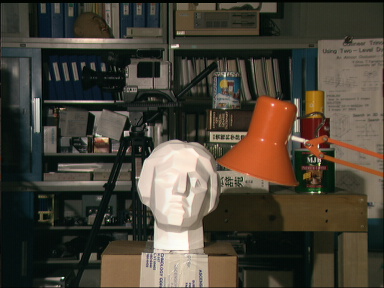
#> input picture tsucuba_left.png, 384 x 288 px
$ jupyter execute task2.ipynb
#> lines starting #> are read from the running program, lines starting #| are printed output that depends on the picture
[cell 1]
import numpy as np
import cv2 as cv

[cell 2]
UBIT = 'pravi'
np.random.seed(sum([ord(a) for a in UBIT]))

[cell 3]
def extract_sift(filepath,output_file):
    img = cv.imread(filepath)
    gray = cv.imread(filepath,0)
    sift = cv.xfeatures2d.SIFT_create()
    kp = sift.detect(gray,None)
    kpimg = cv.drawKeypoints(gray, kp, None, flags=cv.DRAW_MATCHES_FLAGS_DRAW_RICH_KEYPOINTS)
    cv.imwrite(output_file,kpimg)

[cell 4]
extract_sift('tsucuba_left.png','task2_sift1.jpg')
#> in extract_sift, img is the input picture: shape (288, 384, 3); mean B, G, R 54.7, 66.6, 73.2
#> in extract_sift, `kp = sift.detect(gray,None)`: kp = 760 keypoints; strongest (x, y, size): (174, 178, 47.1), (177, 46, 2.7), (126, 133, 3.8), (36, 102, 5.7)

[cell 5]
extract_sift('tsucuba_right.png','task2_sift2.jpg')
#> call 2 of extract_sift, with filepath = 'tsucuba_right.png', output_file = 'task2_sift2.jpg'
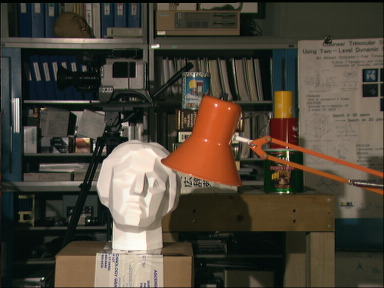
#> input picture tsucuba_right.png, 384 x 288 px
#> in extract_sift, img is the input picture: shape (288, 384, 3); mean B, G, R 55.6, 68.2, 75.9
#> in extract_sift (call 2), `gray = cv.imread(filepath,0)`:
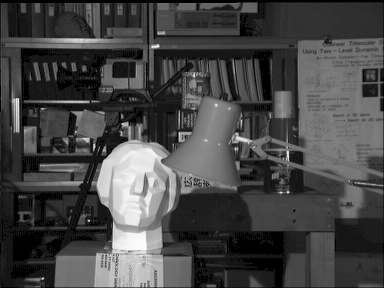
#> gray: shape (288, 384); min 0, max 253, mean 70.3
#> in extract_sift (call 2), `kp = sift.detect(gray,None)`: kp = 764 keypoints; strongest (x, y, size): (94, 146, 1.9), (132, 178, 47.5), (157, 46, 2.7), (288, 153, 2)
#> in extract_sift (call 2), `kpimg = cv.drawKeypoints(gray, kp, None, flags=cv.DRAW_MATCHES_FLAGS_D..`:
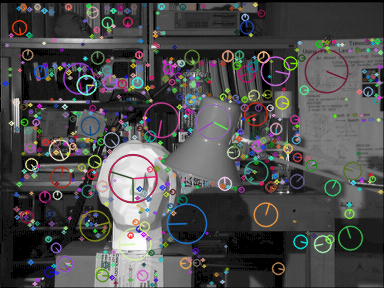
#> kpimg: shape (288, 384, 3); mean of channels 0, 1, 2 76.3, 76.1, 76.8; drawn as B, G, R

[cell 6]
img1 = cv.imread('tsucuba_left.png')
img2 = cv.imread('tsucuba_right.png')
img1_gray = cv.imread('tsucuba_left.png',0)
img2_gray = cv.imread('tsucuba_right.png',0)

sift = cv.xfeatures2d.SIFT_create()
# find the keypoints and descriptors with SIFT
kp1, des1 = sift.detectAndCompute(img1_gray,None)
#> kp1 = 760 keypoints; strongest (x, y, size): (174, 178, 47.1), (177, 46, 2.7), (126, 133, 3.8), (36, 102, 5.7)
kp2, des2 = sift.detectAndCompute(img2_gray,None)
#> kp2 has the same summary as kp in extract_sift

# BFMatcher with default params
bf = cv.BFMatcher()
matches = bf.knnMatch(des1,des2, k=2)
#> matches = 760 matches

# Apply ratio test
good = []
pts1 = []
pts2 = []
for m,n in matches:
    if m.distance < 0.75*n.distance:
        good.append(m)
        pts2.append(kp2[m.trainIdx].pt)
        pts1.append(kp1[m.queryIdx].pt)
#> after the loop, good = 286 matches; pts1 = 286 pairs, first value 30.2 to 377.5, second value 3.59 to 284.5; pts2 = 286 pairs, first value 9.72 to 375.6, second value 3.54 to 284.5

# cv2.drawMatchesKnn expects list of lists as matches.
img3 = cv.drawMatches(img1,kp1,img2,kp2,good,None,flags=2)
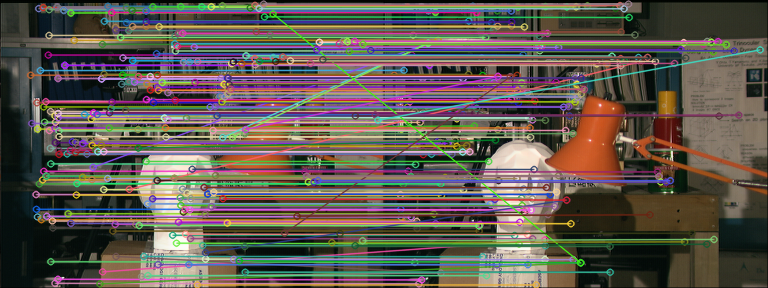
#> img3: shape (288, 768, 3); mean B, G, R 80.5, 88.4, 96.5
cv.imwrite('task2_matches_knn.jpg',img3)
#> Out = True

[cell 7]
pts1 = np.int32(pts1)
#> pts1 = 286 pairs, first value 30 to 377, second value 3 to 284
pts2 = np.int32(pts2)
#> pts2 = 286 pairs, first value 9 to 375, second value 3 to 284

random_pt1 = []
random_pt2 = []
for i in [np.random.randint(0,len(good)-1) for x in range(10)]:
    random_pt1.append(pts1[i])
    random_pt2.append(pts2[i])
#> this loop made 10 passes
#> i on passes 1 to 10: 115, 4, 38, 36, 141, 205, 112, 72, 106, 151
#> after the loop, random_pt1 = [[131, 9], [35, 208], [55, 121], [54, 127], [152, 6], [212, 129], [128, 30], [90, 118], [122, 74], [161, 82]]; random_pt2 = [[112, 10], [16, 208], [35, 121], [34, 127], [133, 6], [181, 130], [108, 29], [72, 118], [98, 74], [137, 82]]

ran_pt1 = np.int32(random_pt1)
#> ran_pt1 has the same summary as random_pt1
ran_pt2 = np.int32(random_pt2)
#> ran_pt2 has the same summary as random_pt2


F, mask = cv.findFundamentalMat(pts1,pts2,cv.FM_RANSAC)
#> F = [[3.88e-06, -0.000228, 0.0441], [0.000242, -1.9e-05, 0.0995], [-0.0458, -0.102, 1]]; mask = 286 values, max 1 at index 0, min 0 at index 4, mean 0.906

# We select only inlier points
pts1 = pts1[mask.ravel()==1]
#> pts1 = 259 pairs, first value 30 to 374, second value 3 to 284
pts2 = pts2[mask.ravel()==1]
#> pts2 = 259 pairs, first value 9 to 354, second value 3 to 284

print(F)
#| [[ 3.88435667e-06 -2.28004165e-04  4.41240231e-02]
#|  [ 2.41983065e-04 -1.90250881e-05  9.94644488e-02]
#|  [-4.57546817e-02 -1.02452413e-01  1.00000000e+00]]

[cell 8]
def drawlines(img1,img2,lines,pts1,pts2):
    ''' img1 - image on which we draw the epilines for the points in img2
        lines - corresponding epilines '''
    r,c = img1.shape[:2]
    for r,pt1,pt2 in zip(lines,pts1,pts2):
        color = tuple(np.random.randint(0,255,3).tolist())
        x0,y0 = map(int, [0, -r[2]/r[1] ])
        x1,y1 = map(int, [c, -(r[2]+r[0]*c)/r[1] ])
        img1 = cv.line(img1, (x0,y0), (x1,y1), color,1)
        img1 = cv.circle(img1,tuple(pt1),5,color,-1)
        img2 = cv.circle(img2,tuple(pt2),5,color,-1)
    return img1,img2

[cell 9]
# Find epilines corresponding to points in right image (second image) and drawing its lines on left image
lines1 = cv.computeCorrespondEpilines(ran_pt2.reshape(-1,1,2), 2,F)
#> lines1 = [[-0.317, -0.948, 51.32], [0.0421, -0.999, 203.3], [-0.143, -0.99, 128], [-0.131, -0.991, 133.2], [-0.313, -0.95, 53.35], [-0.0926, -0.996, 149.3], [-0.288, -0.958, 64.91], [-0.138, -0.99, 130.1], [-0.213, -0.977, 98.21], [-0.184, -0.983, 110.5]]
lines1 = lines1.reshape(-1,3)
img5,img6 = drawlines(img1,img2,lines1,ran_pt1,ran_pt2)
#> the loop in drawlines, `for r,pt1,pt2 in zip(lines,pts1,pts2):` made 10 passes
#> (r, pt1, pt2, color, y0, y1) on passes 1 to 9: ([-0.317, -0.948, 51.32], [131, 9], [112, 10], (104, 119, 105), 54, -74), ([0.0421, -0.999, 203.3], [35, 208], [16, 208], (101, 42, 100), 203, 219), ([-0.143, -0.99, 128], [55, 121], [35, 121], (178, 97, 1), 129, 73), ([-0.131, -0.991, 133.2], [54, 127], [34, 127], (93, 33, 225), 134, 83), ([-0.313, -0.95, 53.35], [152, 6], [133, 6], (177, 164, 21), 56, -70), ([-0.0926, -0.996, 149.3], [212, 129], [181, 130], (96, 243, 40), 149, 114), ([-0.288, -0.958, 64.91], [128, 30], [108, 29], (62, 27, 248), 67, -47), ([-0.138, -0.99, 130.1], [90, 118], [72, 118], (49, 14, 211), 131, 77), ([-0.213, -0.977, 98.21], [122, 74], [98, 74], (50, 33, 9), 100, 16)
#> after the loop in drawlines, `for r,pt1,pt2 in zip(lines,pts1,pts2):`: img1: shape (288, 384, 3); mean B, G, R 56.1, 67.3, 74.5
#> after the loop in drawlines, `for r,pt1,pt2 in zip(lines,pts1,pts2):`:
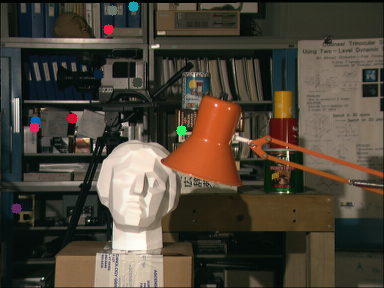
#> img2: shape (288, 384, 3); mean B, G, R 55.9, 68.4, 76.3

# Find epilines corresponding to points in left image (first image) and drawing its lines on right image
lines2 = cv.computeCorrespondEpilines(ran_pt1.reshape(-1,1,2), 1,F)
#> lines2 = [[0.309, 0.951, -42.95], [-0.0304, 1, -210.6], [0.15, 0.989, -124.5], [0.138, 0.99, -130.3], [0.303, 0.953, -45.98], [0.104, 0.995, -147], [0.279, 0.96, -58.63], [0.146, 0.989, -126.4], [0.212, 0.977, -93.17], [0.187, 0.982, -106]]
lines2 = lines2.reshape(-1,3)
img3,img4 = drawlines(img2,img1,lines2,ran_pt2,ran_pt1)
#> the loop in drawlines (call 2), `for r,pt1,pt2 in zip(lines,pts1,pts2):` made 10 passes
#> (r, pt1, pt2, color, y0, y1) on passes 1 to 9: ([0.309, 0.951, -42.95], [112, 10], [131, 9], (228, 132, 61), 45, -79), ([-0.0304, 1, -210.6], [16, 208], [35, 208], (114, 32, 161), 210, 222), ([0.15, 0.989, -124.5], [35, 121], [55, 121], (21, 167, 69), 125, 67), ([0.138, 0.99, -130.3], [34, 127], [54, 127], (125, 229, 32), 131, 77), ([0.303, 0.953, -45.98], [133, 6], [152, 6], (147, 173, 98), 48, -74), ([0.104, 0.995, -147], [181, 130], [212, 129], (226, 95, 215), 147, 107), ([0.279, 0.96, -58.63], [108, 29], [128, 30], (131, 121, 162), 61, -50), ([0.146, 0.989, -126.4], [72, 118], [90, 118], (7, 99, 35), 127, 71), ([0.212, 0.977, -93.17], [98, 74], [122, 74], (245, 148, 189), 95, 11)
#> pass 1, in drawlines (call 2), `img1 = cv.circle(img1,tuple(pt1),5,color,-1)`:
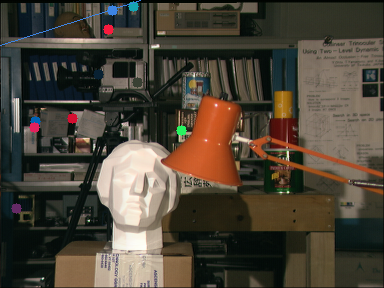
#> img1: shape (288, 384, 3); mean B, G, R 56.2, 68.5, 76.3
#> after the loop in drawlines (call 2), `for r,pt1,pt2 in zip(lines,pts1,pts2):`:
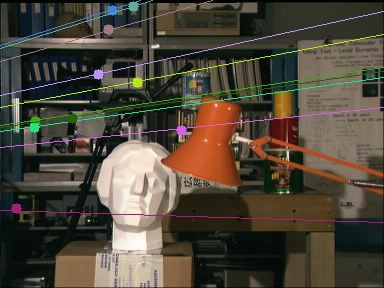
#> img1: shape (288, 384, 3); mean B, G, R 57.9, 71, 78
#> after the loop in drawlines (call 2), `for r,pt1,pt2 in zip(lines,pts1,pts2):`:
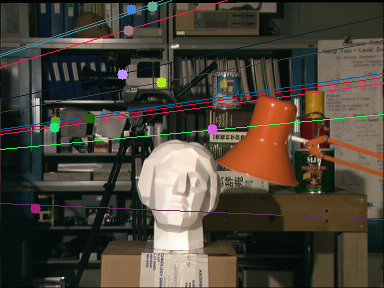
#> img2: shape (288, 384, 3); mean B, G, R 56.3, 67.7, 74.7

[cell 10]
cv.imwrite('task2_epi_right.jpg',img3)
#> Out = True

[cell 11]
cv.imwrite('task2_epi_img4.jpg',img4)
cv.imwrite('task2_epi_left.jpg',img5)
cv.imwrite('task2_epi_img6.jpg',img6)
#> Out = True

[cell 12]
stereo = cv.StereoBM_create(numDisparities=80, blockSize=15)
disparity = stereo.compute(img1_gray,img2_gray)
cv.imwrite('task2_disparity.jpg',disparity)
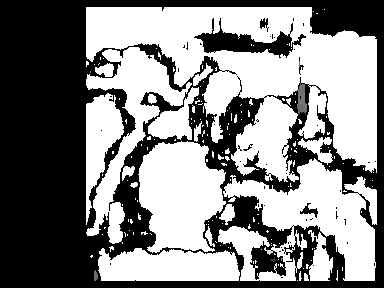
#> saved as task2_disparity.jpg: shape (288, 384); min 0, max 255, mean 134.2
#> Out = True

[cell 13]
stereo = cv.StereoSGBM_create(minDisparity = 16,
        numDisparities = 80,
        uniquenessRatio = 10,
        speckleWindowSize = 100,
        speckleRange = 32,
        disp12MaxDiff = 1,
        P1 = 8*3*3**2,
        P2 = 32*3*3**2
    )

[cell 14]
disparity = stereo.compute(img1_gray,img2_gray)/16
cv.imwrite('task2_disparity.jpg',disparity)
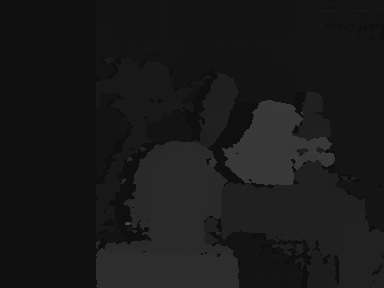
#> saved as task2_disparity.jpg: shape (288, 384); min 15, max 68, mean 24.7
#> Out = True
